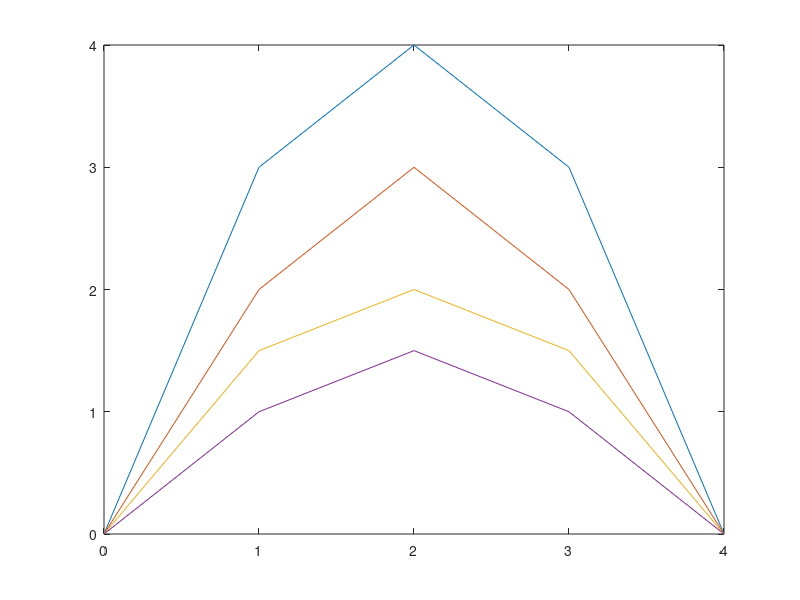

MATLAB code to generate this figure:
%% Heat Equation using Finite Difference Method
%% $$u_{i,j+1} =a\cdot u_{i+1,\;j} +\left(1-2a\right)u_{i,j} +a\cdot u_{i-1,j}$$

clear all;

% params
f = @(x) x .* (4-x);

c_sq = 1/2;

h = 1;
k = 1;

tn = 3;
xn = 4;

% function

x = 0:h:xn;
t = 0:k:tn;

% a = k * c_sq / h^2;
a = 0.5;

u = zeros(length(x), length(t));
u(:, 1) = f(x);

for j = 1:length(t)-1
    for i = 2:length(x)-1
        u(i, j+1) = a * u(i+1, j) + (1-2*a) * u(i, j) + a * u(i-1, j);
    end
end

for j = 1:length(t)
    for i = 1:length(x)
        fprintf('value at u(%d, %d) is %f\n', i-1, j-1, u(i, j));
    end
    fprintf('\n');
end
disp(u)
surf(t, x, u);
xlabel('x');
ylabel('t');
zlabel('u');
for j = 1:length(t)
    plot(x, u(:, j));
    hold on;
end
hold off;